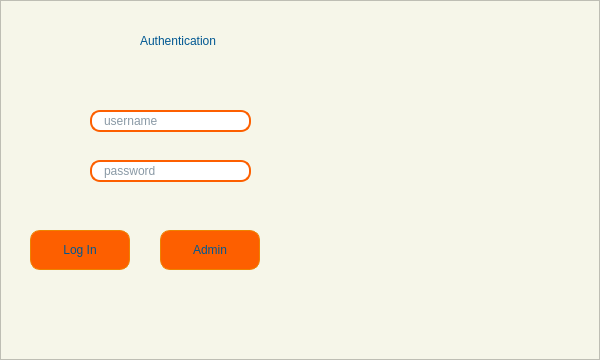
<?xml version="1.0" encoding="UTF-8"?>
<ui version="4.0">
 <class>LoginWindox</class>
 <widget class="QMainWindow" name="LoginWindox">
  <property name="windowModality">
   <enum>Qt::WindowModal</enum>
  </property>
  <property name="geometry">
   <rect>
    <x>0</x>
    <y>0</y>
    <width>600</width>
    <height>360</height>
   </rect>
  </property>
  <property name="maximumSize">
   <size>
    <width>600</width>
    <height>410</height>
   </size>
  </property>
  <property name="acceptDrops">
   <bool>false</bool>
  </property>
  <property name="windowTitle">
   <string>PipeShield</string>
  </property>
  <property name="windowIcon">
   <iconset>
    <normaloff>logo 1icon.png</normaloff>logo 1icon.png</iconset>
  </property>
  <property name="styleSheet">
   <string notr="true">#MainWindow{
hight:400px;
hight:600px;
}</string>
  </property>
  <property name="iconSize">
   <size>
    <width>50</width>
    <height>50</height>
   </size>
  </property>
  <property name="tabShape">
   <enum>QTabWidget::Rounded</enum>
  </property>
  <widget class="QWidget" name="centralwidget">
   <widget class="QFrame" name="frame">
    <property name="geometry">
     <rect>
      <x>0</x>
      <y>0</y>
      <width>600</width>
      <height>360</height>
     </rect>
    </property>
    <property name="maximumSize">
     <size>
      <width>600</width>
      <height>400</height>
     </size>
    </property>
    <property name="styleSheet">
     <string notr="true">#frame{
background-color:rgb(246, 246, 233);}</string>
    </property>
    <property name="frameShape">
     <enum>QFrame::StyledPanel</enum>
    </property>
    <property name="frameShadow">
     <enum>QFrame::Raised</enum>
    </property>
    <widget class="QLabel" name="username_label">
     <property name="geometry">
      <rect>
       <x>30</x>
       <y>100</y>
       <width>40</width>
       <height>40</height>
      </rect>
     </property>
     <property name="styleSheet">
      <string notr="true">QLabel{
	font: 900 11pt &quot;Arial Black&quot;;
    color:rgb(19, 51, 76);
}</string>
     </property>
     <property name="text">
      <string/>
     </property>
     <property name="pixmap">
      <pixmap>icons8-username-96.png</pixmap>
     </property>
     <property name="scaledContents">
      <bool>true</bool>
     </property>
    </widget>
    <widget class="QLabel" name="password_label">
     <property name="geometry">
      <rect>
       <x>30</x>
       <y>150</y>
       <width>40</width>
       <height>40</height>
      </rect>
     </property>
     <property name="styleSheet">
      <string notr="true">QLabel{
	font:900  11pt &quot;Arial Black&quot;;
    color:rgb(19, 51, 76);
}</string>
     </property>
     <property name="text">
      <string/>
     </property>
     <property name="pixmap">
      <pixmap>icons8-password.svg</pixmap>
     </property>
     <property name="scaledContents">
      <bool>true</bool>
     </property>
     <property name="wordWrap">
      <bool>false</bool>
     </property>
    </widget>
    <widget class="QLineEdit" name="lineEdit">
     <property name="geometry">
      <rect>
       <x>90</x>
       <y>110</y>
       <width>161</width>
       <height>22</height>
      </rect>
     </property>
     <property name="styleSheet">
      <string notr="true">background-color: rgb(255, 255, 255);
border-radius:10%;
border: 2px solid  rgb(253, 95, 0);
padding-left:10px;
font: 700 9pt &quot;Segoe UI&quot;;
color: rgb(19, 51, 76);</string>
     </property>
     <property name="inputMask">
      <string/>
     </property>
     <property name="text">
      <string/>
     </property>
     <property name="placeholderText">
      <string>username</string>
     </property>
    </widget>
    <widget class="QLineEdit" name="lineEdit_2">
     <property name="geometry">
      <rect>
       <x>90</x>
       <y>160</y>
       <width>161</width>
       <height>22</height>
      </rect>
     </property>
     <property name="styleSheet">
      <string notr="true">background-color: rgb(255, 255, 255);
border-radius:10%;
border: 2px solid  rgb(253, 95, 0);
padding-left:10px;
font: 700 9pt &quot;Segoe UI&quot;;
color: rgb(19, 51, 76);</string>
     </property>
     <property name="echoMode">
      <enum>QLineEdit::Password</enum>
     </property>
     <property name="placeholderText">
      <string>password</string>
     </property>
    </widget>
    <widget class="QPushButton" name="pushButton">
     <property name="geometry">
      <rect>
       <x>30</x>
       <y>230</y>
       <width>100</width>
       <height>40</height>
      </rect>
     </property>
     <property name="styleSheet">
      <string notr="true">QPushButton { background-color: rgb(253, 95, 0);
                                       font: 900 11pt  Arial Black;
                                     color:rgb(0, 87, 146);
                                    border:  1px solid rgb(237, 131, 0);
                                    border-radius:10%;
                                    }
                                    QPushButton:hover {
                                        background-color:qlineargradient(spread:repeat, x1:0, y1:1, x2:1, y2:0, stop:0.28436 rgba(253, 95, 0, 255), stop:0.890995 rgba(255, 193, 35, 255));
                                        border:  1px solid gray;
                                        box-shadow: 5px 10px rgb(255, 175, 15);
                                   }</string>
     </property>
     <property name="text">
      <string>Log In</string>
     </property>
     <property name="icon">
      <iconset>
       <normaloff>icons/icons8-log-in-48.png</normaloff>icons/icons8-log-in-48.png</iconset>
     </property>
    </widget>
    <widget class="QLabel" name="label_2">
     <property name="geometry">
      <rect>
       <x>140</x>
       <y>10</y>
       <width>311</width>
       <height>61</height>
      </rect>
     </property>
     <property name="styleSheet">
      <string notr="true">font: 900 40pt &quot;Tw Cen MT Condensed Extra Bold&quot;;
   color:rgb(0, 87, 146);</string>
     </property>
     <property name="text">
      <string>Authentication</string>
     </property>
     <property name="scaledContents">
      <bool>false</bool>
     </property>
     <property name="wordWrap">
      <bool>false</bool>
     </property>
    </widget>
    <widget class="QLabel" name="label">
     <property name="geometry">
      <rect>
       <x>280</x>
       <y>30</y>
       <width>331</width>
       <height>301</height>
      </rect>
     </property>
     <property name="text">
      <string/>
     </property>
     <property name="pixmap">
      <pixmap>Frame 1logo_thumbnail.png</pixmap>
     </property>
     <property name="scaledContents">
      <bool>true</bool>
     </property>
    </widget>
    <widget class="QPushButton" name="pushButton_2">
     <property name="enabled">
      <bool>true</bool>
     </property>
     <property name="geometry">
      <rect>
       <x>160</x>
       <y>230</y>
       <width>100</width>
       <height>40</height>
      </rect>
     </property>
     <property name="styleSheet">
      <string notr="true">QPushButton { background-color: rgb(253, 95, 0);
                                       font: 900 11pt  Arial Black;
                                     color:rgb(0, 87, 146);
                                    border:  1px solid rgb(237, 131, 0);
                                    border-radius:10%;
                                    }
                                    QPushButton:hover {
                                        background-color:qlineargradient(spread:repeat, x1:0, y1:1, x2:1, y2:0, stop:0.28436 rgba(253, 95, 0, 255), stop:0.890995 rgba(255, 193, 35, 255));
                                        border:  1px solid gray;
                                        box-shadow: 5px 10px rgb(255, 175, 15);
                                   }</string>
     </property>
     <property name="text">
      <string>Admin</string>
     </property>
     <property name="icon">
      <iconset>
       <normaloff>icons/icons8-admin-26.png</normaloff>icons/icons8-admin-26.png</iconset>
     </property>
    </widget>
    <widget class="QLabel" name="label_3">
     <property name="geometry">
      <rect>
       <x>160</x>
       <y>270</y>
       <width>31</width>
       <height>20</height>
      </rect>
     </property>
     <property name="styleSheet">
      <string notr="true"> font: 900 11pt  Arial Black;
  color:rgb(0, 87, 146);</string>
     </property>
     <property name="text">
      <string/>
     </property>
    </widget>
    <widget class="QLabel" name="label_4">
     <property name="geometry">
      <rect>
       <x>40</x>
       <y>200</y>
       <width>211</width>
       <height>21</height>
      </rect>
     </property>
     <property name="styleSheet">
      <string notr="true">color: rgb(255, 0, 0);
font: 900 7pt &quot;Segoe UI&quot;;
padding:5px</string>
     </property>
     <property name="text">
      <string/>
     </property>
    </widget>
    <zorder>username_label</zorder>
    <zorder>password_label</zorder>
    <zorder>lineEdit</zorder>
    <zorder>lineEdit_2</zorder>
    <zorder>pushButton</zorder>
    <zorder>label_2</zorder>
    <zorder>label</zorder>
    <zorder>label_3</zorder>
    <zorder>label_4</zorder>
    <zorder>pushButton_2</zorder>
   </widget>
  </widget>
 </widget>
 <resources/>
 <connections/>
</ui>
